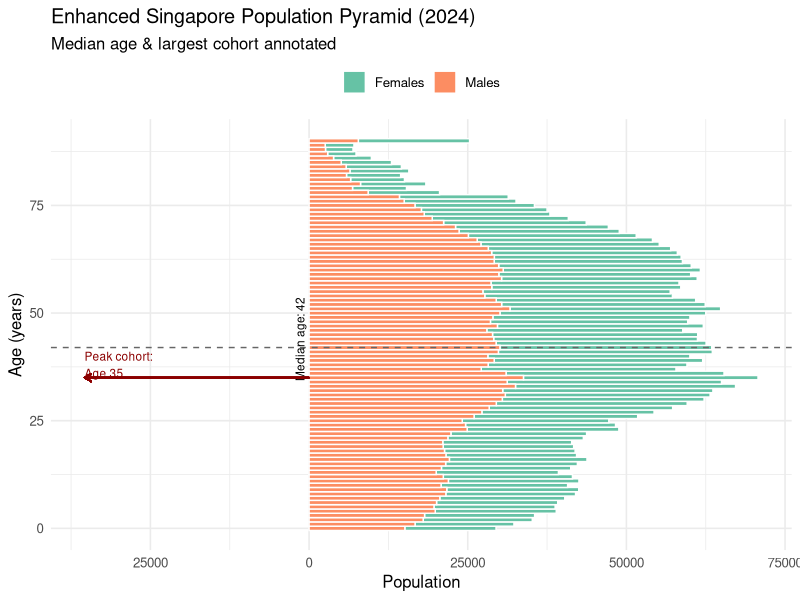
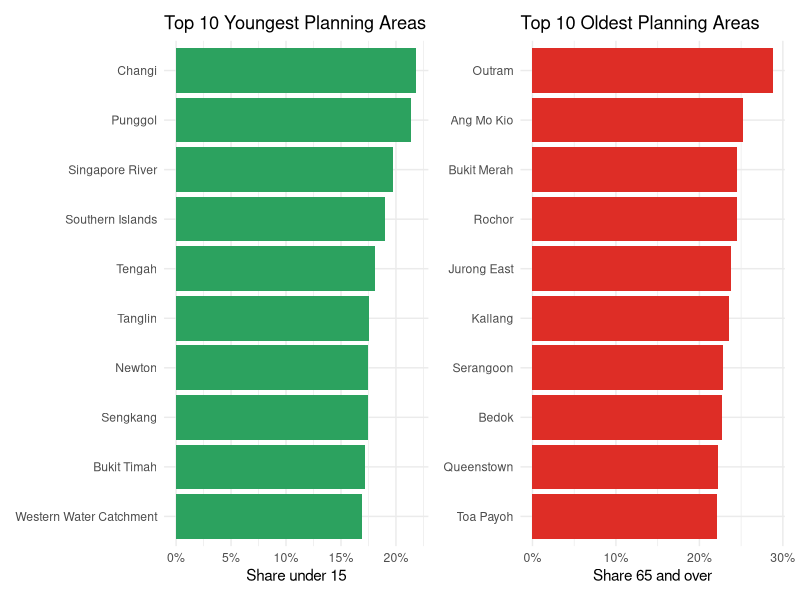
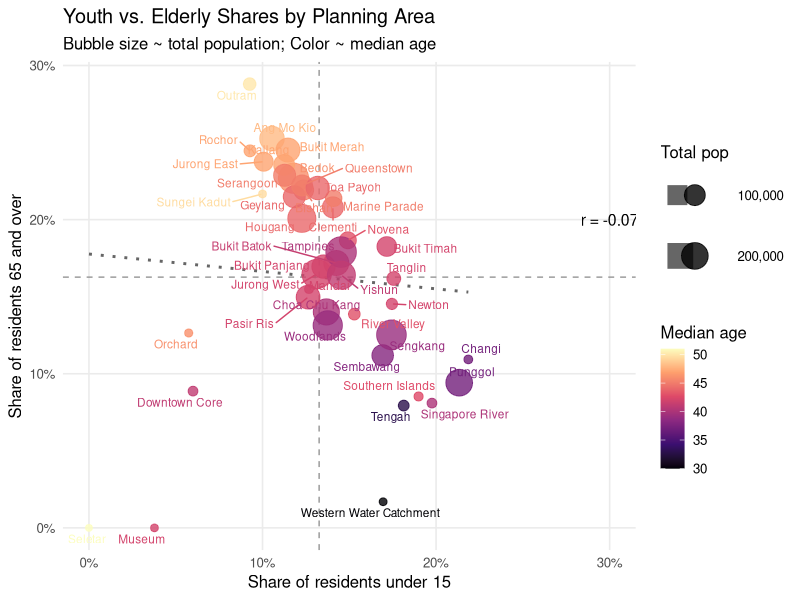

Reproduce these figures in R, in order.
## ---- chunk 1
library(matrixStats)
library(readxl)
library(dplyr)
library(stringr)
library(readr)    # for parse_number
library(ggplot2)
library(ggrepel)

# 1. Read in data and drop all “Total” summary rows
df_clean <- read_excel("respopagesex2024e.xlsx") %>%
  filter(
    `Planning Area` != "Total",
    Subzone         != "Total",
    Sex             != "Total"
  ) %>%
  
  # 2. Convert population to numeric
  mutate(
    Population = as.numeric(`2024`),
    
    # 3. Parse Age into a single-year numeric
    Age_numeric = case_when(
      str_detect(Age, regex("under",    ignore_case = TRUE)) ~ 0,
      str_detect(Age, regex("over|and over", ignore_case = TRUE)) ~ parse_number(Age),
      TRUE ~ as.numeric(Age)
    )
  ) %>%
  
  # 4. Remove any rows that failed conversion
  filter(
    !is.na(Population),
    !is.na(Age_numeric)
  )

# 5. Inspect
glimpse(df_clean)
head(df_clean, 10)
## ---- chunk 2
  
# 1. Build pyramid_df explicitly
pyramid_df <- df_clean %>%
  group_by(Sex, Age_numeric) %>%
  summarise(
    Pop = sum(Population, na.rm = TRUE),
    .groups = "drop"
  ) %>%
  mutate(
    # make male values negative for the left side of the pyramid
    PopSigned = if_else(Sex == "Male", -Pop, Pop),
    PopAbs    = abs(PopSigned)
  )

# 2. Compute summary stats
med_age <- weightedMedian(df_clean$Age_numeric, w = df_clean$Population)
bulge <- pyramid_df %>%
  group_by(Age_numeric) %>%
  summarise(Tot = sum(PopAbs), .groups="drop") %>%
  slice_max(Tot, n=1)
bulge_age  <- bulge$Age_numeric
bulge_size <- bulge$Tot

# 3. Plot
ggplot(pyramid_df, aes(x = Age_numeric, y = PopSigned, fill = Sex)) +
  geom_col(width = 1, color = "white") +
  
  # Median‐age line
  geom_vline(xintercept = med_age, linetype = "dashed", color = "grey40") +
  annotate("text",
           x     = med_age + 2,
           y     = 0,
           label = paste0("Median age: ", med_age),
           angle = 90,
           vjust = -0.5,
           size  = 3) +
  
  # Bulge annotation
  geom_segment(aes(x = bulge_age, xend = bulge_age,
                   y = 0, yend = -bulge_size/2),
               arrow = arrow(length = unit(0.2, "cm")),
               colour = "darkred") +
  annotate("text",
           x     = bulge_age + 3,
           y     = -bulge_size/2,
           label = paste0("Peak cohort:\nAge ", bulge_age),
           hjust = 0,
           size  = 3,
           colour= "darkred") +
  
  # Color and scales
  scale_fill_brewer(palette = "Set2") +
  scale_y_continuous(labels = abs) +
  coord_flip() +
  labs(
    title    = "Enhanced Singapore Population Pyramid (2024)",
    subtitle = "Median age & largest cohort annotated",
    x        = "Age (years)",
    y        = "Population",
    fill     = NULL
  ) +
  theme_minimal(base_size = 12) +
  theme(legend.position = "top")
## ---- chunk 3
library(dplyr)
library(ggplot2)
library(scales)
library(patchwork)
library(readr)

# 1. Compute shares by Planning Area
dep_pa <- df_clean %>%
  group_by(`Planning Area`) %>%
  summarise(
    youth_share   = sum(Population[Age_numeric < 15], na.rm=TRUE) / sum(Population),
    elderly_share = sum(Population[Age_numeric >= 65], na.rm=TRUE) / sum(Population),
    .groups = "drop"
  )

# 2a. Top 10 youngest areas (highest youth_share)
p_young_pa <- dep_pa %>%
  slice_max(youth_share, n = 10) %>%
  mutate(`Planning Area` = reorder(`Planning Area`, youth_share)) %>%
  ggplot(aes(y = `Planning Area`, x = youth_share)) +
    geom_col(fill = "#2ca25f") +
    scale_x_continuous(labels = percent_format(1)) +
    labs(
      title = "Top 10 Youngest Planning Areas",
      x     = "Share under 15",
      y     = NULL
    ) +
    theme_minimal(base_size = 11)

# 2b. Top 10 oldest areas (highest elderly_share)
p_old_pa <- dep_pa %>%
  slice_max(elderly_share, n = 10) %>%
  mutate(`Planning Area` = reorder(`Planning Area`, elderly_share)) %>%
  ggplot(aes(y = `Planning Area`, x = elderly_share)) +
    geom_col(fill = "#de2d26") +
    scale_x_continuous(labels = percent_format(1)) +
    labs(
      title = "Top 10 Oldest Planning Areas",
      x     = "Share 65 and over",
      y     = NULL
    ) +
    theme_minimal(base_size = 11)

# 3. Display side by side
p_young_pa + p_old_pa
## ---- chunk 4

# 1. Compute metrics
dep_shares <- df_clean %>%
  group_by(`Planning Area`) %>%
  summarise(
    youth_share   = sum(Population[Age_numeric < 15], na.rm=TRUE) / sum(Population),
    elderly_share = sum(Population[Age_numeric >= 65], na.rm=TRUE) / sum(Population),
    total_pop     = sum(Population),
    median_age    = matrixStats::weightedMedian(Age_numeric, w = Population),
    .groups       = "drop"
  )

# 2. National means & correlation
mean_youth   <- mean(dep_shares$youth_share)
mean_elderly <- mean(dep_shares$elderly_share)
corr_val     <- cor(dep_shares$youth_share, dep_shares$elderly_share)

# 3. Plot
ggplot(dep_shares, aes(
    x = youth_share,
    y = elderly_share,
    size  = total_pop,
    color = median_age
  )) +
  geom_smooth(method = "lm", se = FALSE, color = "grey40", linetype = "dotted") +
  geom_vline(xintercept = mean_youth,   linetype = "dashed", color = "grey60") +
  geom_hline(yintercept = mean_elderly, linetype = "dashed", color = "grey60") +
  geom_point(alpha = 0.8) +
  geom_text_repel(
    aes(label = `Planning Area`),
    size       = 3,
    max.overlaps = 20
  ) +
  scale_x_continuous(labels = percent_format(1)) +
  scale_y_continuous(labels = percent_format(1)) +
  scale_size(range = c(2, 10), labels = comma_format(accuracy = 1), name = "Total pop") +
  scale_color_viridis_c(option = "magma", name = "Median age") +
  annotate(
    "text", 
    x    = 0.30, 
    y    = 0.20, 
    label= paste0("r = ", round(corr_val, 2)),
    size = 4, 
    color= "black"
  ) +
  labs(
    title    = "Youth vs. Elderly Shares by Planning Area",
    subtitle = "Bubble size ~ total population; Color ~ median age",
    x        = "Share of residents under 15",
    y        = "Share of residents 65 and over"
  ) +
  theme_minimal(base_size = 12) +
  theme(
    legend.position = "right",
    panel.grid.minor = element_blank()
  )
